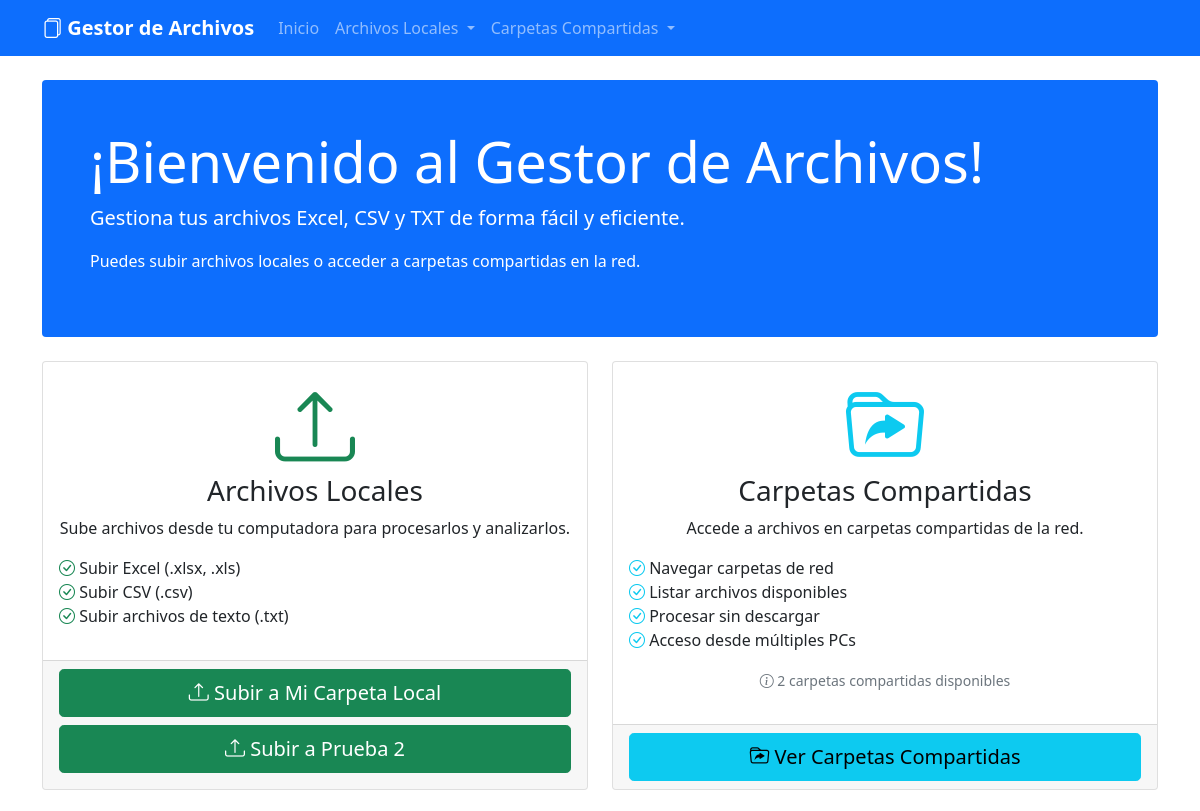
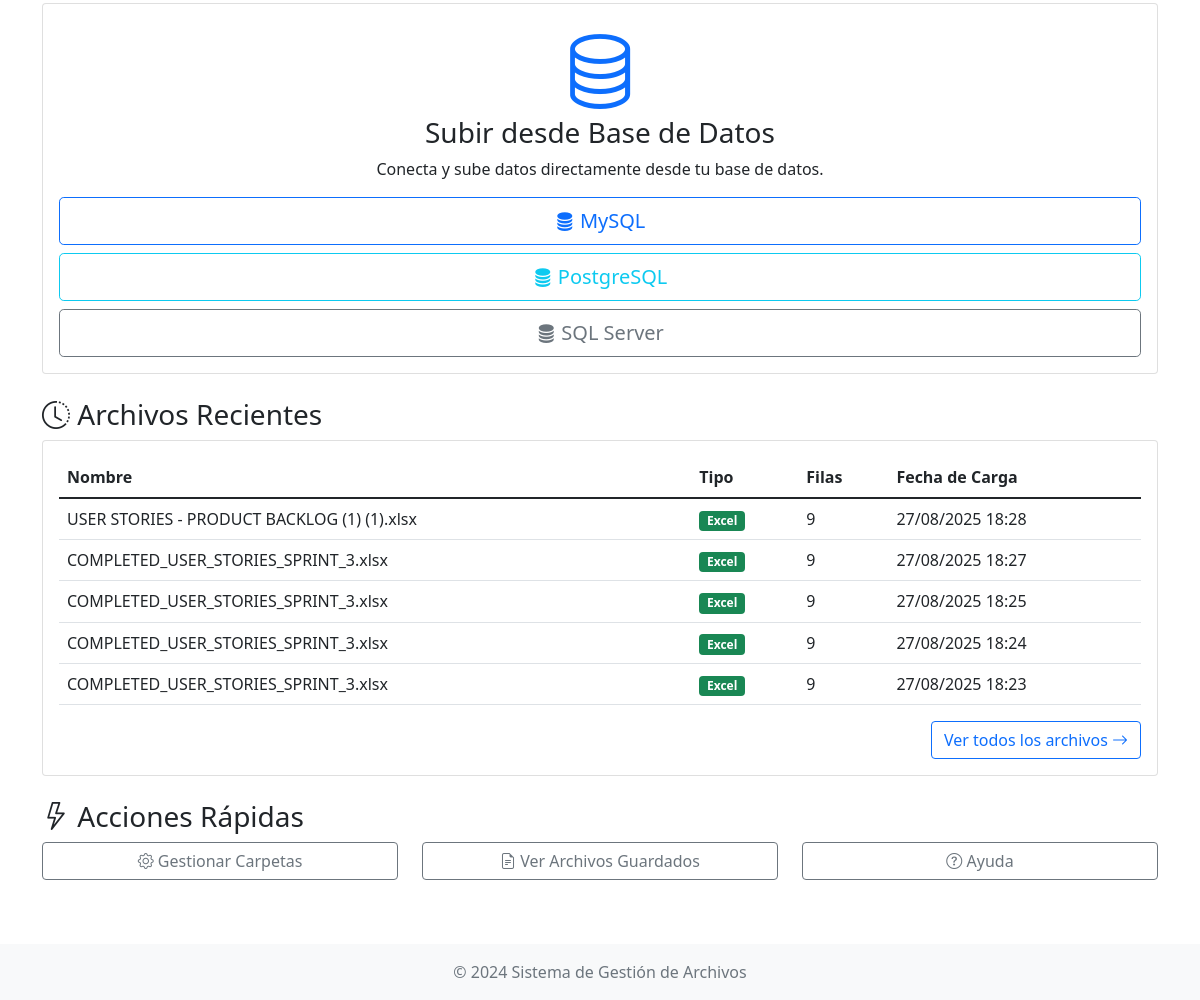
The page / on the database its author committed (2 pictures, top to bottom).
### archivos/models.py (models this page shows, shortened)
class CarpetaCompartida(models.Model):
    nombre = models.CharField(max_length=255, verbose_name="Nombre de la carpeta")
    ruta = models.CharField(max_length=500, verbose_name="Ruta de la carpeta compartida")
    descripcion = models.TextField(blank=True, null=True, verbose_name="Descripción")
    activa = models.BooleanField(default=True, verbose_name="Activa")
    fecha_creacion = models.DateTimeField(auto_now_add=True)
    class Meta:
        verbose_name = "Carpeta Compartida"
        verbose_name_plural = "Carpetas Compartidas"

class ArchivoCargado(models.Model):
    nombre = models.CharField(max_length=255)
    tipo = models.CharField(max_length=10)  # Excel/CSV
    fecha_carga = models.DateTimeField(auto_now_add=True)
    columnas = models.TextField()  # lista de columnas como string
    filas = models.IntegerField()

### archivos/views.py (the view)
# urls.py: path('', views.index, name='index'),
def index(request):
    for key in [
        'engine_url',
        'tablas',
        'tablas_seleccionadas',
        'columnas',
        'columnas_elegidas',
        'archivo_temporal',
        'archivo_datos',
        'archivos_para_subir',
        'carpeta_destino_id',
    ]:
        if key in request.session:
            del request.session[key]
    carpetas_activas = CarpetaCompartida.objects.filter(activa=True)
    carpetas_disponibles = CarpetaCompartida.objects.filter(activa=True).count()
    archivos_recientes = ArchivoCargado.objects.all().order_by('-fecha_carga')[:5]
    context = {
        'carpetas_disponibles': carpetas_disponibles,
        'archivos_recientes': archivos_recientes,
        'carpetas_activas': carpetas_activas
    }
    return render(request, 'archivos/index.html', context)

### archivos/templates/archivos/index.html (shortened to what this page needs)
{% extends 'archivos/base.html' %}
{% block content %}
<div class="row">
    <div class="col-12">
        <div class="jumbotron bg-primary text-white p-5 rounded mb-4">
            <h1 class="display-4">¡Bienvenido al Gestor de Archivos!</h1>
            <p class="lead">Gestiona tus archivos Excel, CSV y TXT de forma fácil y eficiente.</p>
            <p>Puedes subir archivos locales o acceder a carpetas compartidas en la red.</p>
        </div>
    </div>
</div>
<div class="row">
    <div class="col-md-6 mb-4">
        <div class="card h-100 card-hover">
            <div class="card-body text-center">
                <i class="bi bi-upload display-1 text-success mb-3"></i>
                <h3 class="card-title">Archivos Locales</h3>
                <p class="card-text">Sube archivos desde tu computadora para procesarlos y analizarlos.</p>
                <ul class="list-unstyled text-start">
                    <li><i class="bi bi-check-circle text-success"></i> Subir Excel (.xlsx, .xls)</li>
                    <li><i class="bi bi-check-circle text-success"></i> Subir CSV (.csv)</li>
                    <li><i class="bi bi-check-circle text-success"></i> Subir archivos de texto (.txt)</li>
                </ul>
            </div>
            <div class="card-footer">
                {% for carpeta in carpetas_activas %}
                <a href="{% url 'seleccionar_archivos_para_subir' carpeta_id=carpeta.id %}" class="btn btn-success btn-lg w-100 mb-2">
                    <i class="bi bi-upload"></i> Subir a {{ carpeta.nombre }}
                </a>
            {% endfor %}
            </div>
        </div>
    </div>
    <div class="col-md-6 mb-4">
        <div class="card h-100 card-hover">
            <div class="card-body text-center">
                <i class="bi bi-folder-symlink display-1 text-info mb-3"></i>
                <h3 class="card-title">Carpetas Compartidas</h3>
                <p class="card-text">Accede a archivos en carpetas compartidas de la red.</p>
                <ul class="list-unstyled text-start">
                    <li><i class="bi bi-check-circle text-info"></i> Navegar carpetas de red</li>
                    <li><i class="bi bi-check-circle text-info"></i> Listar archivos disponibles</li>
                    <li><i class="bi bi-check-circle text-info"></i> Procesar sin descargar</li>
                    <li><i class="bi bi-check-circle text-info"></i> Acceso desde múltiples PCs</li>
                </ul>
                <div class="mt-3">
                    <small class="text-muted">
                        <i class="bi bi-info-circle"></i>
                        {{ carpetas_disponibles }} carpeta{{ carpetas_disponibles|pluralize }} compartida{{ carpetas_disponibles|pluralize }} disponible{{ carpetas_disponibles|pluralize }}
                    </small>
                </div>
            </div>
            <div class="card-footer">
                <a href="{% url 'listar_carpetas_compartidas' %}" class="btn btn-info btn-lg w-100">
                    <i class="bi bi-folder-symlink"></i> Ver Carpetas Compartidas
                </a>
            </div>
        </div>
    </div>
</div>
<div class="col-md-12 mb-4">
    <div class="card h-100 card-hover">
        <div class="card-body text-center">
            <i class="bi bi-database display-1 text-primary mb-3"></i>
            <h3 class="card-title">Subir desde Base de Datos</h3>
            <p class="card-text">Conecta y sube datos directamente desde tu base de datos.</p>
            <div class="d-grid gap-2">
                <a href="{% url 'subir_desde_mysql' %}" class="btn btn-outline-primary btn-lg">
                    <i class="bi bi-database-fill"></i> MySQL
                </a>
                <a href="{% url 'subir_desde_postgres' %}" class="btn btn-outline-info btn-lg">
                    <i class="bi bi-database-fill"></i> PostgreSQL
                </a>
                <a href="{% url 'subir_desde_sqlserver' %}" class="btn btn-outline-secondary btn-lg">
                    <i class="bi bi-database-fill"></i> SQL Server
                </a>
            </div>
        </div>
    </div>
</div>
{% if archivos_recientes %}
<div class="row mt-4">
    <div class="col-12">
        <h3><i class="bi bi-clock-history"></i> Archivos Recientes</h3>
        <div class="card">
            <div class="card-body">
                <div class="table-responsive">
                    <table class="table table-hover">
                        <thead>
                            <tr>
                                <th>Nombre</th>
                                <th>Tipo</th>
                                <th>Filas</th>
                                <th>Fecha de Carga</th>
                            </tr>
                        </thead>
                        <tbody>
                            {% for archivo in archivos_recientes %}
                            <tr>
                                <td>{{ archivo.nombre }}</td>
                                <td>
                                    <span class="badge bg-{% if archivo.tipo == 'Excel' %}success{% elif archivo.tipo == 'CSV' %}info{% else %}warning{% endif %}">
                                        {{ archivo.tipo }}
                                    </span>
                                </td>
                                <td>{{ archivo.filas }}</td>
                                <td>{{ archivo.fecha_carga|date:"d/m/Y H:i" }}</td>
                            </tr>
                            {% endfor %}
                        </tbody>
                    </table>
                </div>
                <div class="text-end">
                    <a href="{% url 'archivos_guardados' %}" class="btn btn-outline-primary">
                        Ver todos los archivos <i class="bi bi-arrow-right"></i>
                    </a>
                </div>
            </div>
        </div>
    </div>
</div>
{% endif %}
<div class="row mt-4">
    <div class="col-12">
        <h3><i class="bi bi-lightning"></i> Acciones Rápidas</h3>
        <div class="row">
            <div class="col-md-4 mb-3">
                <a href="{% url 'gestionar_carpetas' %}" class="btn btn-outline-secondary w-100">
                    <i class="bi bi-gear"></i> Gestionar Carpetas
                </a>
            </div>
            <div class="col-md-4 mb-3">
                <a href="{% url 'archivos_guardados' %}" class="btn btn-outline-secondary w-100">
                    <i class="bi bi-file-earmark-text"></i> Ver Archivos Guardados
                </a>
            </div>
            <div class="col-md-4 mb-3">
                <a href="{% url 'elegir_metodo' %}" class="btn btn-outline-secondary w-100">
                    <i class="bi bi-question-circle"></i> Ayuda
                </a>
            </div>
        </div>
    </div>
</div>
{% endblock %}

### archivos/templates/archivos/base.html (style rules this page uses)
.table-responsive { max-height: 600px; overflow-y: auto; }

### rows shown on the page
CarpetaCompartida: nombre "Mi Carpeta Local"
CarpetaCompartida: nombre "Prueba 2"
ArchivoCargado: nombre "USER STORIES - PRODUCT BACKLOG (1) (1).xlsx", tipo "Excel", filas "9", fecha_carga "27/08/2025 18:28"
ArchivoCargado: nombre "COMPLETED_USER_STORIES_SPRINT_3.xlsx", tipo "Excel", filas "9", fecha_carga "27/08/2025 18:27"
ArchivoCargado: nombre "COMPLETED_USER_STORIES_SPRINT_3.xlsx", tipo "Excel", filas "9", fecha_carga "27/08/2025 18:25"
ArchivoCargado: nombre "COMPLETED_USER_STORIES_SPRINT_3.xlsx", tipo "Excel", filas "9", fecha_carga "27/08/2025 18:24"
ArchivoCargado: nombre "COMPLETED_USER_STORIES_SPRINT_3.xlsx", tipo "Excel", filas "9", fecha_carga "27/08/2025 18:23"

### other values the page prints
{{ carpetas_disponibles }} "2"
